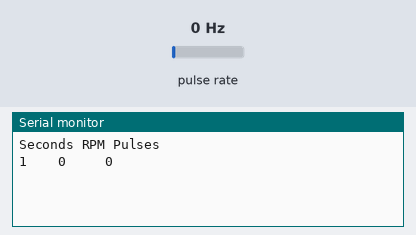
A sketch run on a simulated Arduino Uno, built with avr-gcc and run on an emulated ATmega328P. Shown: the last lines printed to the serial monitor. Wiring (inferred from the names in the program): pulse sensor: data pin 2. Inputs (shaded band) come from the test bench; at power-on: pulse rate 0 Hz.

Above: at 1.2 s.
1.3 s: pulse rate (sensor on pin 2) set to 4 Hz
At 2.6 s:
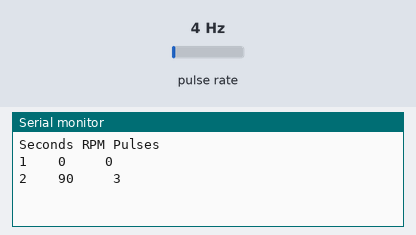
2.8 s: pulse rate (sensor on pin 2) set to 50 Hz
At 3.8 s:
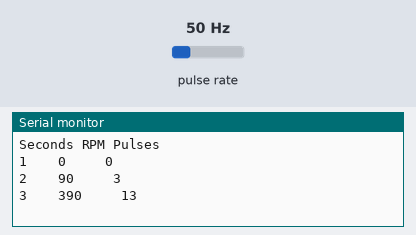
Timing chart, 0 to 5.8 s (numbered marks = the images above; inputs shaded):
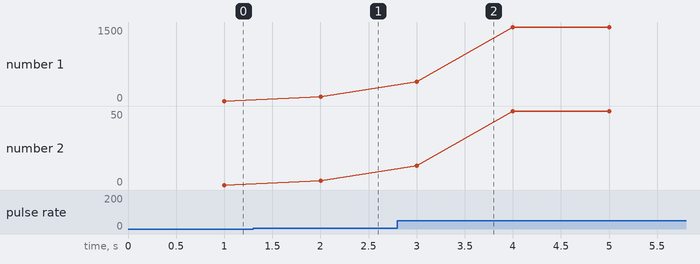

Measured:
- after the input at 1.3 s, the serial monitor: prints a new line after 0.70 s (image 1)
- after the input at 2.8 s, the serial monitor: prints a new line after 0.20 s (image 2)
- plotted number 1: 0 → 90 after the input at 1.3 s, 90 → 1500 after the input at 2.8 s
- plotted number 2: 0 → 3 after the input at 1.3 s, 3 → 50 after the input at 2.8 s

The sketch:

encoder.ino
```cpp
int encoder_pin = 2;            //Pin 2, donde se conecta el encoder
int rpm = 0;           // Revoluciones por minuto calculadas.
unsigned int pulses = 0;       // Número de pulsos leidos por el Arduino en un segundo
unsigned int timeold, timenow;
int ppt = 2 ; // Número de muescas que tiene el disco del encoder.
static volatile unsigned long debounce = 0; // Tiempo del rebote.

void setup(){
   Serial.begin(9600);
   pinMode(encoder_pin, INPUT);
   attachInterrupt(0, counter, RISING);
   pulses = 0;
   rpm = 0;
   timeold = 0;
   timenow = 0;
  Serial.print("Seconds ");
  Serial.print("RPM ");
  Serial.println("Pulses ");
}

void loop(){
   timenow = millis();
   if (timenow - timeold >= 1000){  // Se actualiza cada segundo
      noInterrupts();
      rpm = 30*pulses;
      Serial.print(timenow/1000);Serial.print("    ");
      timeold = timenow;
      Serial.print(rpm);
      Serial.print("     ");Serial.println(pulses);
      pulses = 0;
      interrupts();
   }
}

void counter(){
   if(digitalRead(encoder_pin) && (micros()-debounce > 10)) {
      debounce = micros();
      pulses++;
   }
}
```
